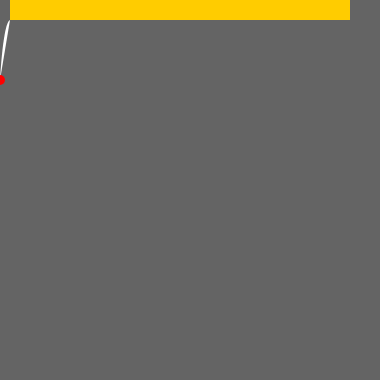
Frame 1 (no input)
Frame 60 (no input): identical to frame 1, image omitted
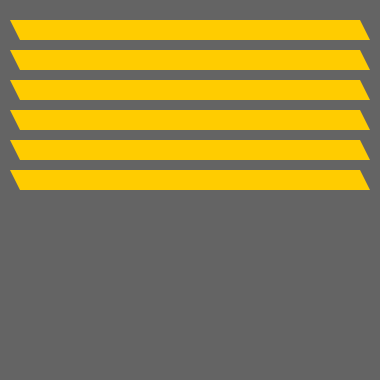
Frame 120 (the mouse pressed at the canvas centre since frame 60)

The p5.js sketch that drew these frames (run headless with seeded random() and noise() and a simulated clock; from frame 60 on, the mouse is pressed at the canvas centre):

// p5.js sketch
// ── sketch.js

function setup() {
    createCanvas(380, 380);

    var open = true;
    var close = false;
    var currentMouseY = 0;
}

// ========================================= //

function draw() {
        background(100);

    if (mouseIsPressed) {
        gestionClick();
}
    else {
        gestionNonClick();
}

}

// ========================================= //

function gestionClick() {

    if (mouseY < 20) {
        open = true;
    close = false;
    currentMouseY = mouseY;

    voletOpen();
}

    else if (mouseY > 360) {
        open = false;
    close = true;
    currentMouseY = mouseY;

    voletFermer();
}

    else {
        open = false;
    close = false;
    currentMouseY = mouseY;

    voletDeroulant(mouseY);
}
}

function gestionNonClick() {

    if (open) {
        voletOpen();
}
    else if (close) {
        voletFermer();
}
    else {
        voletDeroulant(currentMouseY);
}


}

// ========================================= //

function voletOpen() {
        // Volet stacked
        fill(255, 204, 0);
    noStroke();
    rect(10, 0, 340, 20);
    open = true;

    corde(80, 20);
}

function voletDeroulant(v) {
        v -= 20;
    for (let i = v; i >= 0; i = i - 30) {
        fill(255, 204, 0);
    noStroke();

    // quad(x1, y1,    x2,  y2,   x3, y3  ,    x4, y4)
    quad(10, i, 360, i, 370, i + 20, 20, i + 20)
}
}


function voletFermer() {
    for (let i = 0; i <= 380; i = i + 30) {
        fill(255, 204, 0);
    noStroke();
    rect(10, i, 360, 20);
}
}


// ========================================= //

function corde(v, yBezier) {
        x = (mouseX > 70) ? 70 : mouseX;

    fill(255, 255, 255)
    bezier(10, yBezier, 3, yBezier / 0.9, x / 0.9, v, x, v);

    fill(255, 0, 0)
    ellipse(x, v, 10)
}
